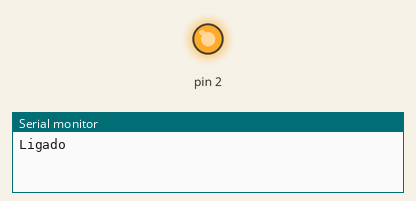
The sketch below on a simulated Arduino Uno, built with avr-gcc and run on an emulated ATmega328P. Parts: output pins drawn as LEDs (lit = HIGH), the last lines printed to the serial monitor. Pins used as bus, display or sensor lines are not drawn.

Above: at 1.0 s.
At 3.0 s:
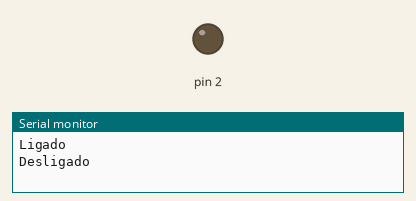
Timing chart, 0 to 5.2 s (numbered marks = the images above):
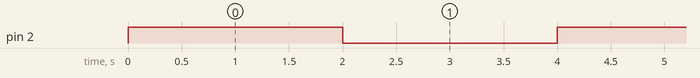

The sketch:

esp01.ino
```cpp
#include <Arduino.h>

void setup(){
    Serial.begin(115200);
    pinMode(0, OUTPUT);
    pinMode(2, OUTPUT);
}

void loop(){
    Serial.println("Ligado");
    digitalWrite(0, HIGH);
    digitalWrite(2, HIGH);
    delay(2000);
    Serial.println("Desligado");
    digitalWrite(0, LOW);
    digitalWrite(2, LOW);
    delay(2000);
}
```

Measured:
- by itself, pin 2: alternates HIGH for 2.0 s and LOW for 2.0 s
